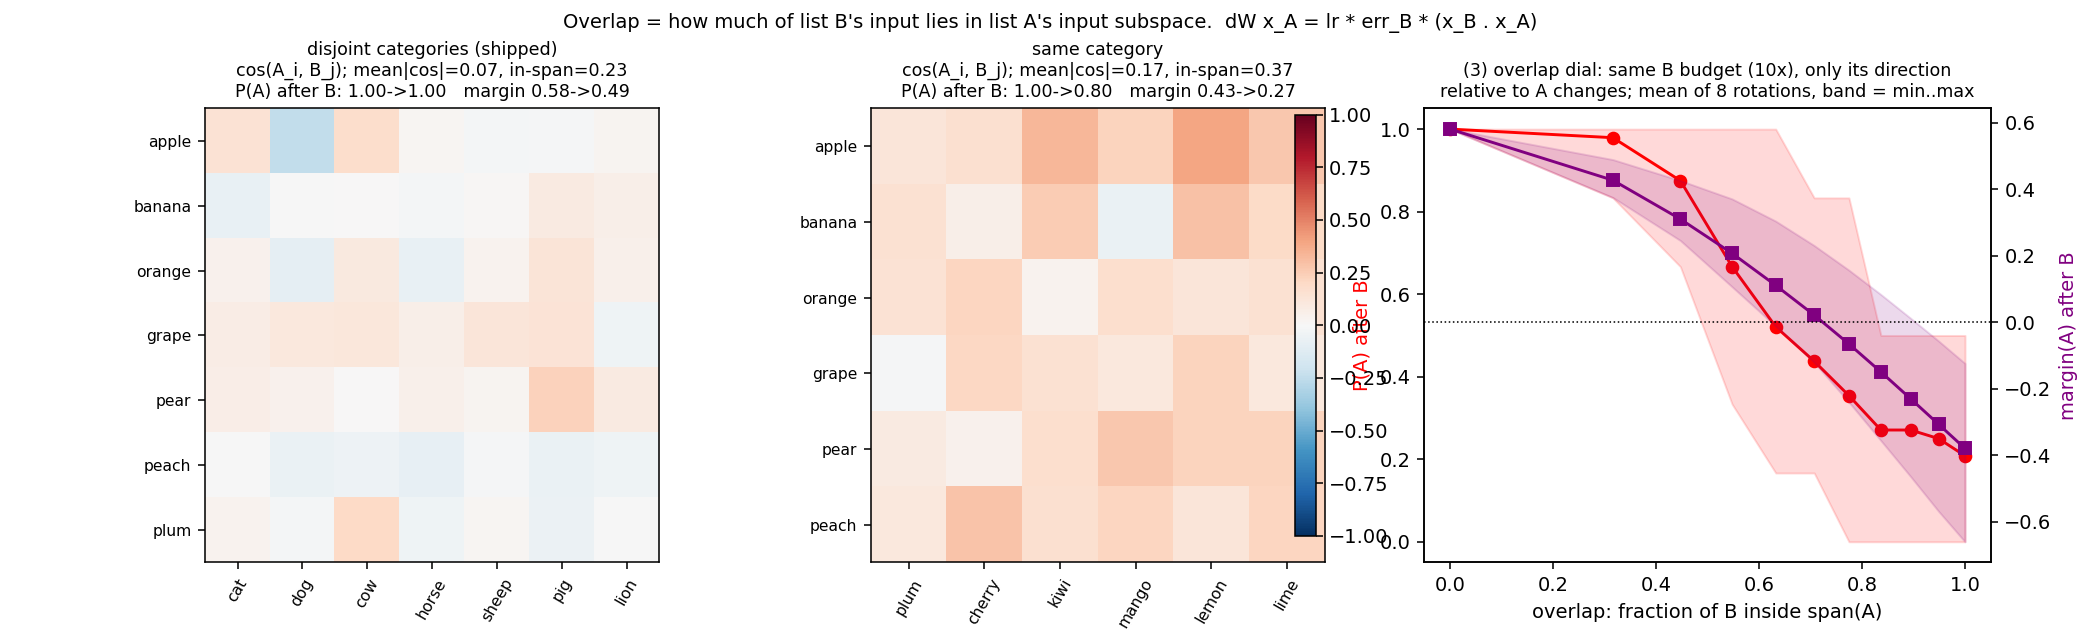

Generate this figure with Python:
"""What "overlap" between two sequences means, and why it is the forgetting lever.

A linear associator learns W by  W += lr * (target - W x) x^T.  A training step on
a list-B item x_B disturbs list-A's recall by exactly

    dW x_A = lr * err_B * (x_B . x_A)

so the damage B does to A is proportional to the INNER PRODUCT of their inputs.
Orthogonal inputs cannot interfere, whatever the budget. Three views of that:
(1) the A x B cosine matrix for the shipped pair vs a same-category pair;
(2) the fraction of each B item that lies inside span(A);
(3) a synthetic dial: rotate B into A's subspace by alpha and watch A forget.
"""
import numpy as np, matplotlib; matplotlib.use("Agg"); import matplotlib.pyplot as plt
from memval.benchmarks.symbolic_pipeline import load_vocab, measure_recall_associative, mean_recall_rate
from memval.benchmarks.probe import measure_recall_margin, mean_margin
from memval.encoders.symbolic import SymbolicEncoder, SymbolicDecoder
from memval.models.baselines import ThetaPhaseSequenceNetwork as T

vocab = load_vocab(); fruit = [w for w, c in vocab.items() if c == "fruit"]; animal = [w for w, c in vocab.items() if c == "animal"]
DIM, CV = 100, 0.2

def geometry(A, B):
    enc = SymbolicEncoder({w: vocab[w] for w in A + B}, embedding_dim=DIM, category_variance=CV, seed=42)
    XA, XB = enc.encode(A), enc.encode(B)
    nA, nB = XA / np.linalg.norm(XA, axis=1, keepdims=True), XB / np.linalg.norm(XB, axis=1, keepdims=True)
    cos = nA @ nB.T                                   # (|A|, |B|)
    Q, _ = np.linalg.qr(XA.T)                         # orthonormal basis of span(A)
    in_span = np.linalg.norm(Q.T @ XB.T, axis=0) / np.linalg.norm(XB, axis=1)   # per B item
    return enc, XA, XB, cos, in_span

def forget_with(enc, A, XA, XB, ep=4, epB=4):
    dec = SymbolicDecoder(enc)
    m = T(n_features=DIM, learning_rate=0.1, n_epochs=ep); m.fit_sequence(XA, epochs=ep); m.reset_context()
    p0 = mean_recall_rate(measure_recall_associative(m, A, enc, dec, n_trials=1, noise_scale=0.0)); g0 = mean_margin(measure_recall_margin(m, A, enc))
    m.fit_sequence(XB, epochs=epB); m.reset_context()
    p1 = mean_recall_rate(measure_recall_associative(m, A, enc, dec, n_trials=1, noise_scale=0.0)); g1 = mean_margin(measure_recall_margin(m, A, enc))
    return p0, p1, g0, g1

print("=" * 78); print("(1) & (2): the two real pairs"); print("=" * 78)
pairs = {"disjoint categories (shipped)": (fruit[:7], animal[:7]), "same category": (fruit[:6], fruit[6:12])}
fig, axes = plt.subplots(1, 3, figsize=(15, 4.6))
for ax, (label, (A, B)) in zip(axes[:2], pairs.items()):
    enc, XA, XB, cos, in_span = geometry(A, B)
    p0, p1, g0, g1 = forget_with(enc, A, XA, XB, epB=40)
    print(f"\n{label}:  A={A}\n{'':30s} B={B}")
    print(f"  mean |cos(A_i, B_j)| = {np.abs(cos).mean():.2f}   max = {np.abs(cos).max():.2f}")
    print(f"  fraction of each B item inside span(A): {np.round(in_span, 2)}   mean {in_span.mean():.2f}")
    print(f"  theta, A then B at 10x:  P(A) {p0:.2f} -> {p1:.2f}   margin {g0:.3f} -> {g1:.3f}")
    im = ax.imshow(cos, cmap="RdBu_r", vmin=-1, vmax=1)
    ax.set_xticks(range(len(B))); ax.set_xticklabels(B, rotation=60, fontsize=8); ax.set_yticks(range(len(A))); ax.set_yticklabels(A, fontsize=8)
    ax.set_title(f"{label}\ncos(A_i, B_j); mean|cos|={np.abs(cos).mean():.2f}, in-span={in_span.mean():.2f}\n"
                 f"P(A) after B: {p0:.2f}->{p1:.2f}   margin {g0:.2f}->{g1:.2f}", fontsize=9)
plt.colorbar(im, ax=axes[:2], fraction=0.02)

print("\n" + "=" * 78); print("(3): overlap as a dial -- rotate B into span(A) by alpha"); print("=" * 78)
A, B = fruit[:7], animal[:7]
enc, XA, XB, _, _ = geometry(A, B)
Q, _ = np.linalg.qr(XA.T)
alphas = np.linspace(0, 1, 11); N_DRAWS = 8
Ps, Gs, OV, Plo, Phi, Glo, Ghi = [], [], [], [], [], [], []
print(f"{'alpha':>5s} {'in-span(B)':>10s} | {'P(A) after B: mean':>18s} {'[min,max]':>12s} | {'margin after: mean':>18s} {'[min,max]':>14s}")
for a in alphas:
    ps, gs, ovs = [], [], []
    for d in range(N_DRAWS):
        rng = np.random.default_rng(d)
        # B' = sqrt(1-a) * (B's component outside span A) + sqrt(a) * (a random direction inside span A), norm-matched
        outside = XB - (Q @ (Q.T @ XB.T)).T; outside /= np.linalg.norm(outside, axis=1, keepdims=True)
        inside = (Q @ rng.normal(size=(Q.shape[1], len(B)))).T; inside /= np.linalg.norm(inside, axis=1, keepdims=True)
        XBp = (np.sqrt(1 - a) * outside + np.sqrt(a) * inside) * np.linalg.norm(XB, axis=1, keepdims=True)
        ovs.append(float(np.mean(np.linalg.norm(Q.T @ XBp.T, axis=0) / np.linalg.norm(XBp, axis=1))))
        p0, p1, g0, g1 = forget_with(enc, A, XA, XBp, epB=40); ps.append(p1); gs.append(g1)
    Ps.append(np.mean(ps)); Plo.append(min(ps)); Phi.append(max(ps)); Gs.append(np.mean(gs)); Glo.append(min(gs)); Ghi.append(max(gs)); OV.append(np.mean(ovs))
    print(f"{a:5.1f} {OV[-1]:10.2f} | {Ps[-1]:18.2f} [{min(ps):.2f},{max(ps):.2f}] | {Gs[-1]:18.3f} [{min(gs):+.2f},{max(gs):+.2f}]")
ax = axes[2]; ax.plot(OV, Ps, "-o", color="red", label="P(A recalled) after B"); ax.fill_between(OV, Plo, Phi, color="red", alpha=0.15); ax.set_ylim(-0.05, 1.05)
ax.set_xlabel("overlap: fraction of B inside span(A)"); ax.set_ylabel("P(A) after B", color="red")
ax2 = ax.twinx(); ax2.plot(OV, Gs, "-s", color="purple", label="margin(A) after B"); ax2.fill_between(OV, Glo, Ghi, color="purple", alpha=0.15); ax2.axhline(0, color="k", ls=":", lw=0.8)
ax2.set_ylabel("margin(A) after B", color="purple")
ax.set_title(f"(3) overlap dial: same B budget (10x), only its direction\nrelative to A changes; mean of {N_DRAWS} rotations, band = min..max", fontsize=9)
fig.suptitle("Overlap = how much of list B's input lies in list A's input subspace.  dW x_A = lr * err_B * (x_B . x_A)", fontsize=10)
plt.tight_layout(); plt.savefig("standalone_overlap_demo.png", dpi=140); print("\nfigure: standalone_overlap_demo.png")
